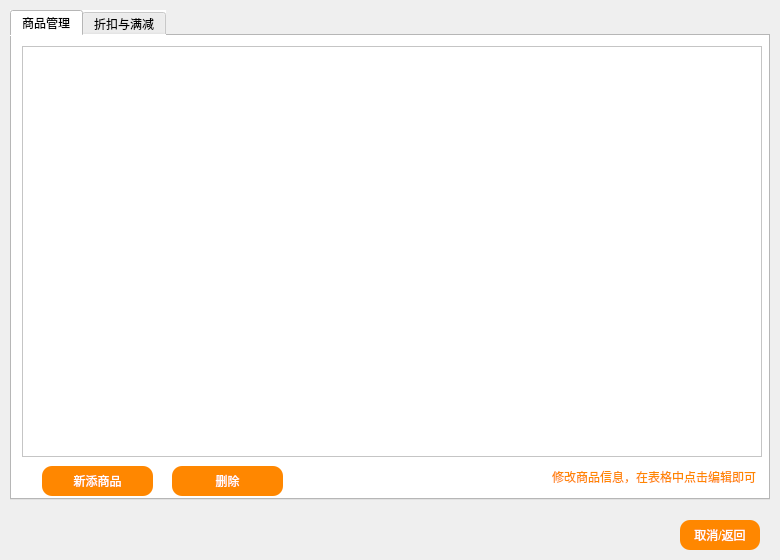
<?xml version="1.0" encoding="UTF-8"?>
<ui version="4.0">
 <class>ManageDialog</class>
 <widget class="QDialog" name="ManageDialog">
  <property name="geometry">
   <rect>
    <x>0</x>
    <y>0</y>
    <width>780</width>
    <height>560</height>
   </rect>
  </property>
  <property name="windowTitle">
   <string>Dialog</string>
  </property>
  <property name="styleSheet">
   <string notr="true">#ManageDialog{
border-image:url(:/icon/icon/timg.jpg);
}
#ManageDialog *{
border-image:url();
}</string>
  </property>
  <widget class="QPushButton" name="returnButton">
   <property name="geometry">
    <rect>
     <x>680</x>
     <y>520</y>
     <width>80</width>
     <height>30</height>
    </rect>
   </property>
   <property name="styleSheet">
    <string notr="true">color: white;
background-color: rgb(255, 135, 0);
border-style: outset;
padding: 6px;
border-radius: 10px;</string>
   </property>
   <property name="text">
    <string>取消/返回</string>
   </property>
  </widget>
  <widget class="QTabWidget" name="manageTabWidget">
   <property name="geometry">
    <rect>
     <x>10</x>
     <y>10</y>
     <width>760</width>
     <height>490</height>
    </rect>
   </property>
   <property name="styleSheet">
    <string notr="true">background:white;</string>
   </property>
   <property name="currentIndex">
    <number>0</number>
   </property>
   <widget class="QWidget" name="goodsManagePage">
    <attribute name="title">
     <string>商品管理</string>
    </attribute>
    <widget class="QTableView" name="GoodsTableView">
     <property name="geometry">
      <rect>
       <x>10</x>
       <y>10</y>
       <width>740</width>
       <height>411</height>
      </rect>
     </property>
     <property name="selectionBehavior">
      <enum>QAbstractItemView::SelectRows</enum>
     </property>
    </widget>
    <widget class="QPushButton" name="addGoodsButton">
     <property name="geometry">
      <rect>
       <x>30</x>
       <y>430</y>
       <width>111</width>
       <height>30</height>
      </rect>
     </property>
     <property name="styleSheet">
      <string notr="true">color: white;
background-color: rgb(255, 135, 0);
border-style: outset;
padding: 6px;
border-radius: 10px;</string>
     </property>
     <property name="text">
      <string>新添商品</string>
     </property>
    </widget>
    <widget class="QPushButton" name="delGoodsButton">
     <property name="geometry">
      <rect>
       <x>160</x>
       <y>430</y>
       <width>111</width>
       <height>30</height>
      </rect>
     </property>
     <property name="styleSheet">
      <string notr="true">color: white;
background-color: rgb(255, 135, 0);
border-style: outset;
padding: 6px;
border-radius: 10px;</string>
     </property>
     <property name="text">
      <string>删除</string>
     </property>
    </widget>
    <widget class="QLabel" name="label_8">
     <property name="geometry">
      <rect>
       <x>540</x>
       <y>430</y>
       <width>211</width>
       <height>21</height>
      </rect>
     </property>
     <property name="font">
      <font>
       <family>Adobe Arabic</family>
       <pointsize>9</pointsize>
       <weight>50</weight>
       <bold>false</bold>
      </font>
     </property>
     <property name="styleSheet">
      <string notr="true">color:rgb(255,135,0);</string>
     </property>
     <property name="text">
      <string>修改商品信息，在表格中点击编辑即可</string>
     </property>
    </widget>
   </widget>
   <widget class="QWidget" name="onSaleSetPage">
    <attribute name="title">
     <string>折扣与满减</string>
    </attribute>
    <widget class="QPushButton" name="discountSetButton">
     <property name="geometry">
      <rect>
       <x>109</x>
       <y>270</y>
       <width>91</width>
       <height>30</height>
      </rect>
     </property>
     <property name="styleSheet">
      <string notr="true">color: white;
background-color: rgb(255, 135, 0);
border-style: outset;
padding: 6px;
border-radius: 10px;</string>
     </property>
     <property name="text">
      <string>折扣状态修改</string>
     </property>
    </widget>
    <widget class="Line" name="line">
     <property name="geometry">
      <rect>
       <x>360</x>
       <y>10</y>
       <width>20</width>
       <height>451</height>
      </rect>
     </property>
     <property name="orientation">
      <enum>Qt::Vertical</enum>
     </property>
    </widget>
    <widget class="QCheckBox" name="onSaleCheckBox">
     <property name="geometry">
      <rect>
       <x>420</x>
       <y>130</y>
       <width>101</width>
       <height>31</height>
      </rect>
     </property>
     <property name="styleSheet">
      <string notr="true">color: rgb(255, 135, 0);</string>
     </property>
     <property name="text">
      <string>满减活动开始</string>
     </property>
    </widget>
    <widget class="QPushButton" name="onSaleSetButton">
     <property name="geometry">
      <rect>
       <x>499</x>
       <y>270</y>
       <width>91</width>
       <height>30</height>
      </rect>
     </property>
     <property name="styleSheet">
      <string notr="true">color: white;
background-color: rgb(255, 135, 0);
border-style: outset;
padding: 6px;
border-radius: 10px;</string>
     </property>
     <property name="text">
      <string>满减状态修改</string>
     </property>
    </widget>
    <widget class="QWidget" name="layoutWidget">
     <property name="geometry">
      <rect>
       <x>100</x>
       <y>90</y>
       <width>141</width>
       <height>161</height>
      </rect>
     </property>
     <layout class="QVBoxLayout" name="verticalLayout">
      <item>
       <layout class="QHBoxLayout" name="horizontalLayout">
        <item>
         <widget class="QLabel" name="label">
          <property name="styleSheet">
           <string notr="true">color: rgb(255, 135, 0);</string>
          </property>
          <property name="text">
           <string>图书：</string>
          </property>
         </widget>
        </item>
        <item>
         <widget class="QLineEdit" name="bookRateLineEdit">
          <property name="font">
           <font>
            <weight>75</weight>
            <bold>true</bold>
           </font>
          </property>
          <property name="styleSheet">
           <string notr="true">color: rgb(255, 135, 0);</string>
          </property>
         </widget>
        </item>
       </layout>
      </item>
      <item>
       <layout class="QHBoxLayout" name="horizontalLayout_2">
        <item>
         <widget class="QLabel" name="label_2">
          <property name="styleSheet">
           <string notr="true">color: rgb(255, 135, 0);</string>
          </property>
          <property name="text">
           <string>服装：</string>
          </property>
         </widget>
        </item>
        <item>
         <widget class="QLineEdit" name="clothRateLineEdit">
          <property name="font">
           <font>
            <weight>75</weight>
            <bold>true</bold>
           </font>
          </property>
          <property name="styleSheet">
           <string notr="true">color: rgb(255, 135, 0);</string>
          </property>
         </widget>
        </item>
       </layout>
      </item>
      <item>
       <layout class="QHBoxLayout" name="horizontalLayout_3">
        <item>
         <widget class="QLabel" name="label_3">
          <property name="styleSheet">
           <string notr="true">color: rgb(255, 135, 0);</string>
          </property>
          <property name="text">
           <string>食品：</string>
          </property>
         </widget>
        </item>
        <item>
         <widget class="QLineEdit" name="foodRateLineEdit">
          <property name="font">
           <font>
            <weight>75</weight>
            <bold>true</bold>
           </font>
          </property>
          <property name="styleSheet">
           <string notr="true">color: rgb(255, 135, 0);</string>
          </property>
         </widget>
        </item>
       </layout>
      </item>
      <item>
       <layout class="QHBoxLayout" name="horizontalLayout_4">
        <item>
         <widget class="QLabel" name="label_4">
          <property name="styleSheet">
           <string notr="true">color: rgb(255, 135, 0);</string>
          </property>
          <property name="text">
           <string>手机：</string>
          </property>
         </widget>
        </item>
        <item>
         <widget class="QLineEdit" name="phoneRateLineEdit">
          <property name="font">
           <font>
            <weight>75</weight>
            <bold>true</bold>
           </font>
          </property>
          <property name="styleSheet">
           <string notr="true">color: rgb(255, 135, 0);</string>
          </property>
         </widget>
        </item>
       </layout>
      </item>
     </layout>
    </widget>
    <widget class="QWidget" name="layoutWidget1">
     <property name="geometry">
      <rect>
       <x>420</x>
       <y>170</y>
       <width>281</width>
       <height>22</height>
      </rect>
     </property>
     <layout class="QHBoxLayout" name="horizontalLayout_5">
      <item>
       <widget class="QLabel" name="label_5">
        <property name="styleSheet">
         <string notr="true">color: rgb(255, 135, 0);</string>
        </property>
        <property name="text">
         <string>全场满</string>
        </property>
       </widget>
      </item>
      <item>
       <widget class="QLineEdit" name="fullLineEdit">
        <property name="font">
         <font>
          <weight>75</weight>
          <bold>true</bold>
         </font>
        </property>
        <property name="styleSheet">
         <string notr="true">color: rgb(255, 135, 0);</string>
        </property>
       </widget>
      </item>
      <item>
       <widget class="QLabel" name="label_6">
        <property name="styleSheet">
         <string notr="true">color: rgb(255, 135, 0);</string>
        </property>
        <property name="text">
         <string>减</string>
        </property>
       </widget>
      </item>
      <item>
       <widget class="QLineEdit" name="reduceLineEdit">
        <property name="font">
         <font>
          <weight>75</weight>
          <bold>true</bold>
         </font>
        </property>
        <property name="styleSheet">
         <string notr="true">color: rgb(255, 135, 0);</string>
        </property>
       </widget>
      </item>
     </layout>
    </widget>
    <widget class="QLabel" name="label_7">
     <property name="geometry">
      <rect>
       <x>0</x>
       <y>1</y>
       <width>761</width>
       <height>471</height>
      </rect>
     </property>
     <property name="text">
      <string/>
     </property>
     <property name="pixmap">
      <pixmap resource="icon.qrc">:/icon/icon/timg.jpg</pixmap>
     </property>
    </widget>
    <zorder>label_7</zorder>
    <zorder>discountSetButton</zorder>
    <zorder>line</zorder>
    <zorder>onSaleCheckBox</zorder>
    <zorder>onSaleSetButton</zorder>
    <zorder>layoutWidget</zorder>
    <zorder>layoutWidget1</zorder>
   </widget>
  </widget>
 </widget>
 <resources>
  <include location="icon.qrc"/>
 </resources>
 <connections/>
</ui>
